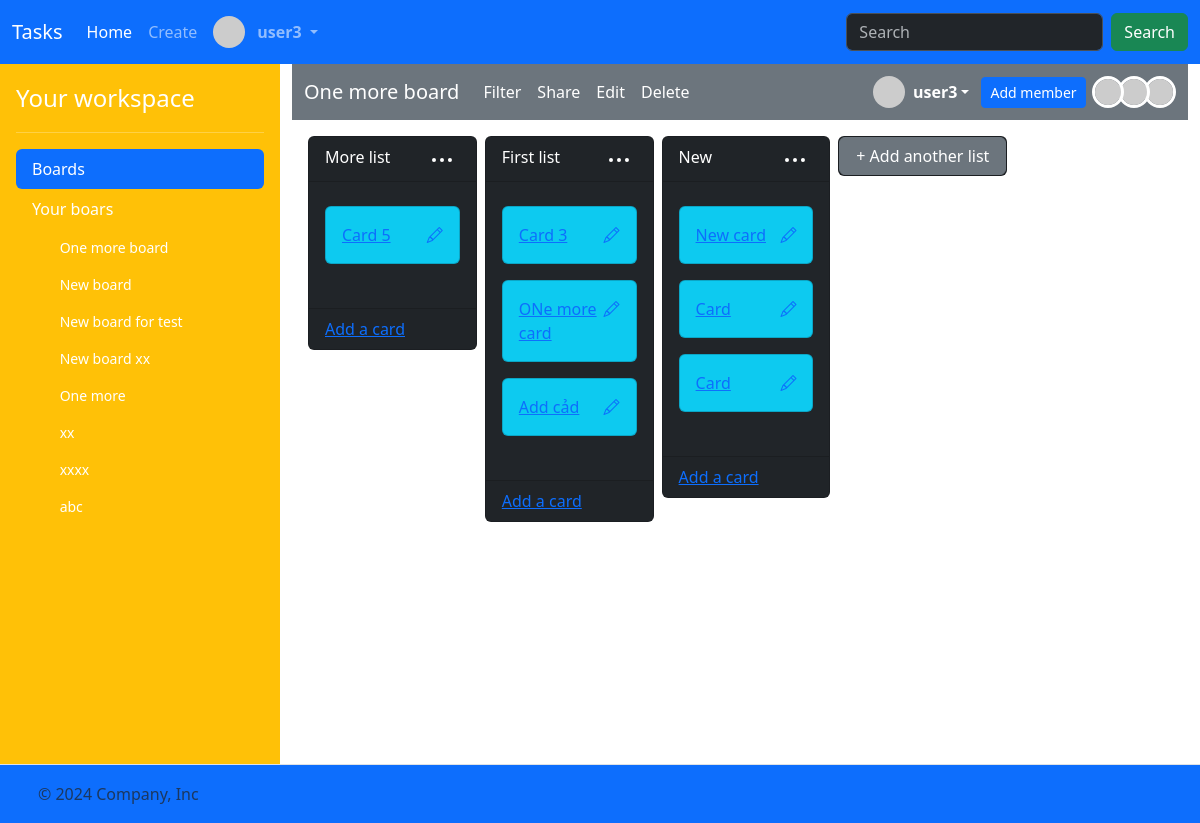
/boards/28 (signed in), run on the app's committed database.
### task/models.py (models this page shows)
class User(AbstractUser):
    bio = models.CharField(max_length=256)

class Board(models.Model):
    name = models.CharField(max_length=256)
    description = models.CharField(max_length=256)
    members = models.ManyToManyField(User, related_name="boards")
    created_at = models.DateTimeField(auto_now_add=True)

class List(models.Model):
    board = models.ForeignKey("Board", on_delete=models.CASCADE, related_name="lists")
    name = models.CharField(max_length=256)
    position = models.DecimalField(max_digits=10, decimal_places=2)
    created_at = models.DateTimeField(auto_now_add=True)

class Card(models.Model):
    list = models.ForeignKey("List", on_delete=models.CASCADE, related_name="cards")
    title = models.CharField(max_length=256)
    description = models.CharField(max_length=256)
    due_date = models.DateTimeField(null=True, blank=True)
    position = models.DecimalField(max_digits=10, decimal_places=2)
    members = models.ManyToManyField(User, related_name="cards")
    created_at = models.DateTimeField(auto_now_add=True)

### task/views.py (the view)
# urls.py: path("boards/<int:board_id>", views.board, name="board"),
@csrf_exempt
@login_required
def board(request, board_id):
    board = (
        request.user.boards.filter(id=board_id)
        .prefetch_related("members", "lists__cards", "lists")
        .first()
    )
    lists = (
        board.lists.all()
        .order_by("position")
        .prefetch_related(
            Prefetch(
                "cards",
                queryset=Card.objects.order_by("position"),
                to_attr="ordered_cards",
            )
        )
    )
    members = board.members.all()
    total_member = members.count()
    for index, member in enumerate(members):
        member.index = total_member - index
    return render(
        request,
        "task/board.html",
        {
            "board": board,
            "lists": lists,
            "boards": request.user.boards.all(),
            "members": members,
        },
    )

### task/templates/task/board.html (shortened to what this page needs)
{% extends "task/layout.html" %}
{% load static %}
{% block main %}
<nav class="navbar navbar-expand-lg bg-secondary"  data-bs-theme="dark">
    <div class="container-fluid">
      <a id="board-title" class="navbar-brand" href="{% url 'board' board.id %}" data-board-id="{{ board.id }}">{{ board.name }}</a>
      <div class="collapse navbar-collapse" id="navbarSupportedContent">
        <ul class="navbar-nav me-auto mb-2 mb-lg-0">
            <li class="nav-item">
                <a class="nav-link active" aria-current="page" href="#Filter">Filter</a>
            </li>
            <li class="nav-item">
                <a class="nav-link active" aria-current="page" href="#Share">Share</a>
            </li>
            <li class="nav-item">
                <a class="nav-link active" aria-current="page" href="{% url 'edit_board' board.id %}">Edit</a>
            </li>
            <li class="nav-item">
                <button type="button" class="nav-link active" data-bs-toggle="modal" data-bs-target="#confirmBoardDeletionModal">
                    Delete
                </button>
            </li>
        </ul>
        <div style="display: flex; align-items: center; gap: 12px;">
            <div class="dropdown">
                <a href="#" class="d-flex align-items-center text-white text-decoration-none dropdown-toggle" id="dropdownUser1" data-bs-toggle="dropdown" aria-expanded="false">
                  <img src="https://i.pravatar.cc/48?u={{ user.id }}" alt="" width="32" height="32" class="rounded-circle me-2">
                  <strong>{{ user.username }}</strong>
                </a>
            </div>
            <a class="btn btn-sm btn-primary" href="{% url 'board_add_member' board.id %}">Add member</a>
            <div id="board-members" style="margin-left: 4px;">
                {% for member in members %}
                    {% if member.id != user.id %}
                        <a href="{% url 'profile' member.id %}">
                            <img src="https://i.pravatar.cc/48?u={{ member.id }}" alt="" width="32" height="32" class="rounded-circle" style="margin-left: -10px; z-index: {{member.index}}; position: relative; border:3px solid white;">
                        </a>
                    {% endif %}
                {% endfor %}
            </div>
        </div>
      </div>
    </div>
</nav>
<div class="mt-3" style="margin-left: 12px;">
    <div class="task-lists g-3 mt-2" style="display:flex; overflow-x: auto; width: 100%; max-width: 100%;">
            {% for list in lists %}
            <div class="col px-1" style="flex: 0 0 20%;">
                <div class="card bg-dark task-list" draggable="true" id="list-id-{{ list.id }}" data-list-id="{{ list.id }}" data-list-position="{{ list.position }}">
                    <div class="card-header text-white">
                        <div style="display: flex;justify-content: space-between;">
                            <span>{{ list.name }}</span>
                            <div class="dropdown">
                                <button style="background: transparent; border: 0;" data-bs-toggle="dropdown" aria-expanded="false">
                                    <svg xmlns="http://www.w3.org/2000/svg" viewBox="0 0 24 24" width="24" height="24" fill="white"><path d="M20 14a2 2 0 1 1-.001-3.999A2 2 0 0 1 20 14ZM6 12a2 2 0 1 1-3.999.001A2 2 0 0 1 6 12Zm8 0a2 2 0 1 1-3.999.001A2 2 0 0 1 14 12Z"></path></svg>
                                </button>
                              </div>
                        </div>
                    </div>
                    <div class="card-body" style="display:flex; flex-direction: column; max-height: 550px !important; overflow-y: auto;" data-list-id="{{ list.id }}">
                        {% for card in list.ordered_cards %}
                            <div class="task-card card bg-info my-2" data-card-id="{{ card.id }}" data-list-id="{{ list.id }}" id="card-id-{{ card.id }}" draggable="true" data-card-position="{{ card.position }}">
                                <div class="card-body" style="display: flex; justify-content: space-between;">
                                    <a href="{% url 'card' card.id %}">
                                        <span>{{ card.title }}</span>
                                    </a>
                                    <a href="{% url 'edit_card_title' card.id %}"><i class="bi bi-pencil"></i></a>
                                </div>
                            </div>
                        {% endfor %}
                        <div class="task-card-hidden" style="width: 100%; min-height: 20px; flex: 1;"></div>
                    </div>
                    <div class="card-footer text-body-secondary">
                        <a href="{% url 'list_add_card_view' list.id %}">Add a card</a>
                    </div>
                </div>
            </div>
            {% endfor %}
            <div class="col px-1" style="flex: 0 0 20%;">
                <div class="card bg-dark" draggable="true" id="task-add-list-btn" data-list-id="{{ list.id }}">
                    <a class="btn btn-secondary" href="{% url 'board_add_list_view' board.id %}">+ Add another list</a>
                </div>
            </div>
    </div>
</div>
{% endblock %}

### task/templates/task/layout.html (shortened to what this page needs)
<!DOCTYPE html>
{% load static %}
<html lang="en">
    <head>
        <link href="https://cdn.jsdelivr.net/npm/bootstrap@5.3.3/dist/css/bootstrap.min.css" rel="stylesheet">
        <link rel="stylesheet" href="https://cdn.jsdelivr.net/npm/bootstrap-icons@1.3.0/font/bootstrap-icons.css">
        <link href="{% static 'styles.css' %}" rel="stylesheet">
    </head>
    <body>
        <header>
            <nav class="navbar navbar-expand-lg bg-primary"  data-bs-theme="dark">
                <div class="container-fluid">
                  <a class="navbar-brand" href="{% url 'index' %}">Tasks</a>
                  <div class="collapse navbar-collapse" id="navbarSupportedContent">
                    <ul class="navbar-nav me-auto mb-2 mb-lg-0" style="display: flex;
    align-items: center;">
                        {% if user.is_authenticated %}
                      <li class="nav-item">
                        <a class="nav-link active" aria-current="page" href="{% url 'index' %}">Home</a>
                      </li>
                      <li class="nav-item">
                        <a class="nav-link" href="{% url 'create_board' %}">Create</a>
                      </li>
                      <li class="nav-item dropdown">
                        <a class="nav-link dropdown-toggle" href="#" role="button" data-bs-toggle="dropdown" aria-expanded="false" style="display: flex; align-items: center; gap: 4px;">
                            <img src="https://i.pravatar.cc/48?u={{ user.id }}" alt="" width="32" height="32" class="rounded-circle me-2">
                            <strong>{{ user.username }}</strong>
                        </a>
                      </li>
                    </ul>
                    <form class="d-flex" role="search">
                      <input class="form-control me-2" type="search" placeholder="Search" aria-label="Search">
                      <button class="btn btn-success" type="submit">Search</button>
                    </form>
                      {% endif %}
                  </div>
                </div>
              </nav>
        </header>
        <main>
            <div class="d-flex flex-nowrap">
                {% if user.is_authenticated %}
                <div class="d-flex flex-column flex-shrink-0 p-3 text-white bg-warning" style="width: 280px;">
                    <a href="/" class="d-flex align-items-center mb-3 mb-md-0 me-md-auto text-white text-decoration-none">
                      <span class="fs-4">Your workspace</span>
                    </a>
                    <hr>
                    <ul class="nav nav-pills flex-column mb-auto">
                      <li class="nav-item">
                        <a href="#" class="nav-link active" aria-current="page">
                          Boards
                        </a>
                      </li>
                      <li class="mb-1">
                        <button  class="nav-link text-white collapsed" data-bs-toggle="collapse" data-bs-target="#home-collapse" aria-expanded="true">
                            Your boars
                            </button>
                            <div class="collapse show" id="home-collapse">
                            <ul class="btn-toggle-nav list-unstyled fw-normal pb-1 small" style="max-height: 490px; overflow-y: auto;">
                                {% for board in boards %}
                                <li>
                                    <a href="{% url 'board' board.id %}" class="nav-link text-white">
                                      <svg class="bi me-2" width="16" height="16"><use xlink:href="#speedometer2"></use></svg>
                                      {{ board.name }}
                                    </a>
                                  </li>
                                  {% endfor %}
                            </ul>
                            </div>
                      </li>
                    </ul>
                </div>
                {% endif %}
                <div style="flex: 1; background: white; overflow-x: hidden; min-height: 700px;" class="container-fluid">
                    {% block main %}{% endblock %}
                </div>
            </div>
        </main>
        <footer class="d-flex flex-wrap justify-content-between align-items-center py-3 border-top bg-primary">
            <div class="col-md-4 d-flex align-items-center">
              <a href="/" class="mb-3 me-2 mb-md-0 text-body-secondary text-decoration-none lh-1">
                <svg class="bi" width="30" height="24"><use xlink:href="#bootstrap"></use></svg>
              </a>
              <span class="mb-3 mb-md-0 text-body-secondary">© 2024 Company, Inc</span>
            </div>
            <ul class="nav col-md-4 justify-content-end list-unstyled d-flex">
              <li class="ms-3"><a class="text-body-secondary" href="#"><svg class="bi" width="24" height="24"><use xlink:href="#twitter"></use></svg></a></li>
              <li class="ms-3"><a class="text-body-secondary" href="#"><svg class="bi" width="24" height="24"><use xlink:href="#instagram"></use></svg></a></li>
              <li class="ms-3"><a class="text-body-secondary" href="#"><svg class="bi" width="24" height="24"><use xlink:href="#facebook"></use></svg></a></li>
            </ul>
        </footer>
    </body>
</html>

### data on the page
User: username "user3"
Board: name "One more board"
Board: name "New board"
Board: name "New board for test"
Board: name "New board xx"
Board: name "One more"
Board: name "xx"
Board: name "xxxx"
Board: name "abc"
List: name "More list"
Card: title "Card 5"
List: name "First list"
Card: title "Card 3"
Card: title "ONe more card"
Card: title "Add cảd"
List: name "New"
Card: title "New card"
Card: title "Card"
Card: title "Card"
